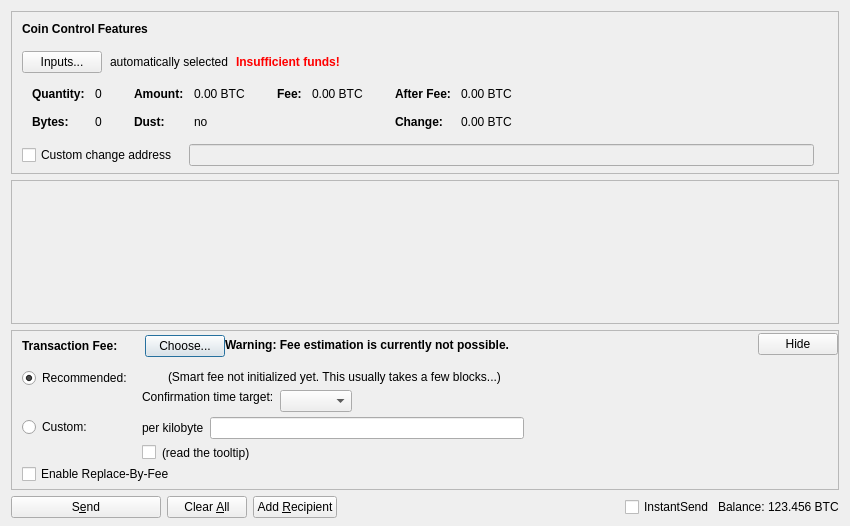
<?xml version="1.0" encoding="UTF-8"?>
<ui version="4.0">
 <class>SendCoinsDialog</class>
 <widget class="QDialog" name="SendCoinsDialog">
  <property name="geometry">
   <rect>
    <x>0</x>
    <y>0</y>
    <width>850</width>
    <height>526</height>
   </rect>
  </property>
  <property name="windowTitle">
   <string>Send Coins</string>
  </property>
  <layout class="QVBoxLayout" name="verticalLayout" stretch="0,1,0,0">
   <property name="bottomMargin">
    <number>8</number>
   </property>
   <item>
    <widget class="QFrame" name="frameCoinControl">
     <property name="sizePolicy">
      <sizepolicy hsizetype="Expanding" vsizetype="Expanding">
       <horstretch>0</horstretch>
       <verstretch>0</verstretch>
      </sizepolicy>
     </property>
     <property name="maximumSize">
      <size>
       <width>16777215</width>
       <height>16777215</height>
      </size>
     </property>
     <property name="frameShape">
      <enum>QFrame::StyledPanel</enum>
     </property>
     <property name="frameShadow">
      <enum>QFrame::Sunken</enum>
     </property>
     <layout class="QVBoxLayout" name="verticalLayoutCoinControl2">
      <property name="spacing">
       <number>0</number>
      </property>
      <property name="leftMargin">
       <number>0</number>
      </property>
      <property name="topMargin">
       <number>0</number>
      </property>
      <property name="rightMargin">
       <number>0</number>
      </property>
      <property name="bottomMargin">
       <number>6</number>
      </property>
      <item>
       <layout class="QVBoxLayout" name="verticalLayoutCoinControl" stretch="0,0,0,0,1">
        <property name="spacing">
         <number>0</number>
        </property>
        <property name="leftMargin">
         <number>10</number>
        </property>
        <property name="topMargin">
         <number>10</number>
        </property>
        <item>
         <layout class="QHBoxLayout" name="horizontalLayoutCoinControl1">
          <property name="bottomMargin">
           <number>15</number>
          </property>
          <item>
           <widget class="QLabel" name="labelCoinControlFeatures">
            <property name="sizePolicy">
             <sizepolicy hsizetype="Preferred" vsizetype="Maximum">
              <horstretch>0</horstretch>
              <verstretch>0</verstretch>
             </sizepolicy>
            </property>
            <property name="font">
             <font>
              <weight>75</weight>
              <bold>true</bold>
             </font>
            </property>
            <property name="styleSheet">
             <string notr="true">font-weight:bold;</string>
            </property>
            <property name="text">
             <string>Coin Control Features</string>
            </property>
           </widget>
          </item>
         </layout>
        </item>
        <item>
         <layout class="QHBoxLayout" name="horizontalLayoutCoinControl2" stretch="0,0,0,0">
          <property name="spacing">
           <number>8</number>
          </property>
          <property name="bottomMargin">
           <number>10</number>
          </property>
          <item>
           <widget class="QPushButton" name="pushButtonCoinControl">
            <property name="styleSheet">
             <string notr="true"/>
            </property>
            <property name="text">
             <string>Inputs...</string>
            </property>
            <property name="autoDefault">
             <bool>false</bool>
            </property>
           </widget>
          </item>
          <item>
           <widget class="QLabel" name="labelCoinControlAutomaticallySelected">
            <property name="text">
             <string>automatically selected</string>
            </property>
            <property name="margin">
             <number>5</number>
            </property>
           </widget>
          </item>
          <item>
           <widget class="QLabel" name="labelCoinControlInsuffFunds">
            <property name="font">
             <font>
              <weight>75</weight>
              <bold>true</bold>
             </font>
            </property>
            <property name="styleSheet">
             <string notr="true">color:red;font-weight:bold;</string>
            </property>
            <property name="text">
             <string>Insufficient funds!</string>
            </property>
            <property name="margin">
             <number>5</number>
            </property>
           </widget>
          </item>
          <item>
           <spacer name="horizontalSpacerCoinControl">
            <property name="orientation">
             <enum>Qt::Horizontal</enum>
            </property>
            <property name="sizeHint" stdset="0">
             <size>
              <width>40</width>
              <height>1</height>
             </size>
            </property>
           </spacer>
          </item>
         </layout>
        </item>
        <item>
         <widget class="QWidget" name="widgetCoinControl" native="true">
          <property name="sizePolicy">
           <sizepolicy hsizetype="Preferred" vsizetype="Preferred">
            <horstretch>0</horstretch>
            <verstretch>0</verstretch>
           </sizepolicy>
          </property>
          <property name="minimumSize">
           <size>
            <width>0</width>
            <height>0</height>
           </size>
          </property>
          <property name="styleSheet">
           <string notr="true"/>
          </property>
          <layout class="QHBoxLayout" name="horizontalLayoutCoinControl5">
           <property name="leftMargin">
            <number>0</number>
           </property>
           <property name="topMargin">
            <number>0</number>
           </property>
           <property name="rightMargin">
            <number>0</number>
           </property>
           <property name="bottomMargin">
            <number>0</number>
           </property>
           <item>
            <layout class="QHBoxLayout" name="horizontalLayoutCoinControl3" stretch="0,0,0,1">
             <property name="spacing">
              <number>20</number>
             </property>
             <property name="topMargin">
              <number>0</number>
             </property>
             <property name="bottomMargin">
              <number>10</number>
             </property>
             <item>
              <layout class="QFormLayout" name="formLayoutCoinControl1">
               <property name="horizontalSpacing">
                <number>10</number>
               </property>
               <property name="verticalSpacing">
                <number>14</number>
               </property>
               <property name="leftMargin">
                <number>10</number>
               </property>
               <property name="topMargin">
                <number>4</number>
               </property>
               <property name="rightMargin">
                <number>6</number>
               </property>
               <item row="0" column="0">
                <widget class="QLabel" name="labelCoinControlQuantityText">
                 <property name="font">
                  <font>
                   <weight>75</weight>
                   <bold>true</bold>
                  </font>
                 </property>
                 <property name="text">
                  <string>Quantity:</string>
                 </property>
                 <property name="margin">
                  <number>0</number>
                 </property>
                </widget>
               </item>
               <item row="0" column="1">
                <widget class="QLabel" name="labelCoinControlQuantity">
                 <property name="cursor">
                  <cursorShape>IBeamCursor</cursorShape>
                 </property>
                 <property name="contextMenuPolicy">
                  <enum>Qt::ActionsContextMenu</enum>
                 </property>
                 <property name="text">
                  <string notr="true">0</string>
                 </property>
                 <property name="margin">
                  <number>0</number>
                 </property>
                 <property name="textInteractionFlags">
                  <set>Qt::LinksAccessibleByMouse|Qt::TextSelectableByKeyboard|Qt::TextSelectableByMouse</set>
                 </property>
                </widget>
               </item>
               <item row="1" column="0">
                <widget class="QLabel" name="labelCoinControlBytesText">
                 <property name="font">
                  <font>
                   <weight>75</weight>
                   <bold>true</bold>
                  </font>
                 </property>
                 <property name="text">
                  <string>Bytes:</string>
                 </property>
                </widget>
               </item>
               <item row="1" column="1">
                <widget class="QLabel" name="labelCoinControlBytes">
                 <property name="cursor">
                  <cursorShape>IBeamCursor</cursorShape>
                 </property>
                 <property name="contextMenuPolicy">
                  <enum>Qt::ActionsContextMenu</enum>
                 </property>
                 <property name="text">
                  <string notr="true">0</string>
                 </property>
                 <property name="textInteractionFlags">
                  <set>Qt::LinksAccessibleByMouse|Qt::TextSelectableByKeyboard|Qt::TextSelectableByMouse</set>
                 </property>
                </widget>
               </item>
              </layout>
             </item>
             <item>
              <layout class="QFormLayout" name="formLayoutCoinControl2">
               <property name="horizontalSpacing">
                <number>10</number>
               </property>
               <property name="verticalSpacing">
                <number>14</number>
               </property>
               <property name="leftMargin">
                <number>6</number>
               </property>
               <property name="topMargin">
                <number>4</number>
               </property>
               <property name="rightMargin">
                <number>6</number>
               </property>
               <item row="0" column="0">
                <widget class="QLabel" name="labelCoinControlAmountText">
                 <property name="font">
                  <font>
                   <weight>75</weight>
                   <bold>true</bold>
                  </font>
                 </property>
                 <property name="text">
                  <string>Amount:</string>
                 </property>
                 <property name="margin">
                  <number>0</number>
                 </property>
                </widget>
               </item>
               <item row="0" column="1">
                <widget class="QLabel" name="labelCoinControlAmount">
                 <property name="cursor">
                  <cursorShape>IBeamCursor</cursorShape>
                 </property>
                 <property name="contextMenuPolicy">
                  <enum>Qt::ActionsContextMenu</enum>
                 </property>
                 <property name="text">
                  <string notr="true">0.00 BTC</string>
                 </property>
                 <property name="textInteractionFlags">
                  <set>Qt::LinksAccessibleByMouse|Qt::TextSelectableByKeyboard|Qt::TextSelectableByMouse</set>
                 </property>
                </widget>
               </item>
               <item row="1" column="0">
                <widget class="QLabel" name="labelCoinControlLowOutputText">
                 <property name="font">
                  <font>
                   <weight>75</weight>
                   <bold>true</bold>
                  </font>
                 </property>
                 <property name="text">
                  <string>Dust:</string>
                 </property>
                </widget>
               </item>
               <item row="1" column="1">
                <widget class="QLabel" name="labelCoinControlLowOutput">
                 <property name="cursor">
                  <cursorShape>IBeamCursor</cursorShape>
                 </property>
                 <property name="contextMenuPolicy">
                  <enum>Qt::ActionsContextMenu</enum>
                 </property>
                 <property name="text">
                  <string notr="true">no</string>
                 </property>
                 <property name="textInteractionFlags">
                  <set>Qt::LinksAccessibleByMouse|Qt::TextSelectableByKeyboard|Qt::TextSelectableByMouse</set>
                 </property>
                </widget>
               </item>
              </layout>
             </item>
             <item>
              <layout class="QFormLayout" name="formLayoutCoinControl3">
               <property name="horizontalSpacing">
                <number>10</number>
               </property>
               <property name="verticalSpacing">
                <number>14</number>
               </property>
               <property name="leftMargin">
                <number>6</number>
               </property>
               <property name="topMargin">
                <number>4</number>
               </property>
               <property name="rightMargin">
                <number>6</number>
               </property>
               <item row="0" column="0">
                <widget class="QLabel" name="labelCoinControlFeeText">
                 <property name="font">
                  <font>
                   <weight>75</weight>
                   <bold>true</bold>
                  </font>
                 </property>
                 <property name="text">
                  <string>Fee:</string>
                 </property>
                 <property name="margin">
                  <number>0</number>
                 </property>
                </widget>
               </item>
               <item row="0" column="1">
                <widget class="QLabel" name="labelCoinControlFee">
                 <property name="cursor">
                  <cursorShape>IBeamCursor</cursorShape>
                 </property>
                 <property name="contextMenuPolicy">
                  <enum>Qt::ActionsContextMenu</enum>
                 </property>
                 <property name="text">
                  <string notr="true">0.00 BTC</string>
                 </property>
                 <property name="textInteractionFlags">
                  <set>Qt::LinksAccessibleByMouse|Qt::TextSelectableByKeyboard|Qt::TextSelectableByMouse</set>
                 </property>
                </widget>
               </item>
              </layout>
             </item>
             <item>
              <layout class="QFormLayout" name="formLayoutCoinControl4">
               <property name="horizontalSpacing">
                <number>10</number>
               </property>
               <property name="verticalSpacing">
                <number>14</number>
               </property>
               <property name="leftMargin">
                <number>6</number>
               </property>
               <property name="topMargin">
                <number>4</number>
               </property>
               <property name="rightMargin">
                <number>6</number>
               </property>
               <item row="0" column="0">
                <widget class="QLabel" name="labelCoinControlAfterFeeText">
                 <property name="font">
                  <font>
                   <weight>75</weight>
                   <bold>true</bold>
                  </font>
                 </property>
                 <property name="text">
                  <string>After Fee:</string>
                 </property>
                 <property name="margin">
                  <number>0</number>
                 </property>
                </widget>
               </item>
               <item row="0" column="1">
                <widget class="QLabel" name="labelCoinControlAfterFee">
                 <property name="cursor">
                  <cursorShape>IBeamCursor</cursorShape>
                 </property>
                 <property name="contextMenuPolicy">
                  <enum>Qt::ActionsContextMenu</enum>
                 </property>
                 <property name="text">
                  <string notr="true">0.00 BTC</string>
                 </property>
                 <property name="textInteractionFlags">
                  <set>Qt::LinksAccessibleByMouse|Qt::TextSelectableByKeyboard|Qt::TextSelectableByMouse</set>
                 </property>
                </widget>
               </item>
               <item row="1" column="0">
                <widget class="QLabel" name="labelCoinControlChangeText">
                 <property name="font">
                  <font>
                   <weight>75</weight>
                   <bold>true</bold>
                  </font>
                 </property>
                 <property name="text">
                  <string>Change:</string>
                 </property>
                </widget>
               </item>
               <item row="1" column="1">
                <widget class="QLabel" name="labelCoinControlChange">
                 <property name="cursor">
                  <cursorShape>IBeamCursor</cursorShape>
                 </property>
                 <property name="contextMenuPolicy">
                  <enum>Qt::ActionsContextMenu</enum>
                 </property>
                 <property name="text">
                  <string notr="true">0.00 BTC</string>
                 </property>
                 <property name="textInteractionFlags">
                  <set>Qt::LinksAccessibleByMouse|Qt::TextSelectableByKeyboard|Qt::TextSelectableByMouse</set>
                 </property>
                </widget>
               </item>
              </layout>
             </item>
            </layout>
           </item>
          </layout>
         </widget>
        </item>
        <item>
         <layout class="QHBoxLayout" name="horizontalLayoutCoinControl4" stretch="0,0,0">
          <property name="spacing">
           <number>12</number>
          </property>
          <property name="sizeConstraint">
           <enum>QLayout::SetDefaultConstraint</enum>
          </property>
          <property name="topMargin">
           <number>5</number>
          </property>
          <property name="rightMargin">
           <number>5</number>
          </property>
          <item>
           <widget class="QCheckBox" name="checkBoxCoinControlChange">
            <property name="toolTip">
             <string>If this is activated, but the change address is empty or invalid, change will be sent to a newly generated address.</string>
            </property>
            <property name="text">
             <string>Custom change address</string>
            </property>
           </widget>
          </item>
          <item>
           <widget class="QValidatedLineEdit" name="lineEditCoinControlChange">
            <property name="enabled">
             <bool>false</bool>
            </property>
            <property name="sizePolicy">
             <sizepolicy hsizetype="Expanding" vsizetype="Fixed">
              <horstretch>0</horstretch>
              <verstretch>0</verstretch>
             </sizepolicy>
            </property>
           </widget>
          </item>
          <item>
           <widget class="QLabel" name="labelCoinControlChangeLabel">
            <property name="sizePolicy">
             <sizepolicy hsizetype="Preferred" vsizetype="Expanding">
              <horstretch>0</horstretch>
              <verstretch>0</verstretch>
             </sizepolicy>
            </property>
            <property name="minimumSize">
             <size>
              <width>0</width>
              <height>0</height>
             </size>
            </property>
            <property name="text">
             <string/>
            </property>
            <property name="margin">
             <number>3</number>
            </property>
           </widget>
          </item>
         </layout>
        </item>
        <item>
         <spacer name="verticalSpacerCoinControl">
          <property name="orientation">
           <enum>Qt::Vertical</enum>
          </property>
          <property name="sizeHint" stdset="0">
           <size>
            <width>800</width>
            <height>1</height>
           </size>
          </property>
         </spacer>
        </item>
       </layout>
      </item>
     </layout>
    </widget>
   </item>
   <item>
    <widget class="QScrollArea" name="scrollArea">
     <property name="widgetResizable">
      <bool>true</bool>
     </property>
     <widget class="QWidget" name="scrollAreaWidgetContents">
      <property name="geometry">
       <rect>
        <x>0</x>
        <y>0</y>
        <width>830</width>
        <height>104</height>
       </rect>
      </property>
      <layout class="QVBoxLayout" name="verticalLayout_2" stretch="0,1">
       <property name="leftMargin">
        <number>0</number>
       </property>
       <property name="topMargin">
        <number>0</number>
       </property>
       <property name="rightMargin">
        <number>0</number>
       </property>
       <property name="bottomMargin">
        <number>0</number>
       </property>
       <item>
        <layout class="QVBoxLayout" name="entries">
         <property name="spacing">
          <number>6</number>
         </property>
        </layout>
       </item>
       <item>
        <spacer name="verticalSpacer">
         <property name="orientation">
          <enum>Qt::Vertical</enum>
         </property>
         <property name="sizeHint" stdset="0">
          <size>
           <width>20</width>
           <height>40</height>
          </size>
         </property>
        </spacer>
       </item>
      </layout>
     </widget>
    </widget>
   </item>
   <item>
    <widget class="QFrame" name="frameFee">
     <property name="sizePolicy">
      <sizepolicy hsizetype="Expanding" vsizetype="Expanding">
       <horstretch>0</horstretch>
       <verstretch>0</verstretch>
      </sizepolicy>
     </property>
     <property name="maximumSize">
      <size>
       <width>16777215</width>
       <height>16777215</height>
      </size>
     </property>
     <property name="frameShape">
      <enum>QFrame::StyledPanel</enum>
     </property>
     <property name="frameShadow">
      <enum>QFrame::Sunken</enum>
     </property>
     <layout class="QVBoxLayout" name="verticalLayoutFee1">
      <property name="spacing">
       <number>0</number>
      </property>
      <property name="leftMargin">
       <number>0</number>
      </property>
      <property name="topMargin">
       <number>0</number>
      </property>
      <property name="rightMargin">
       <number>0</number>
      </property>
      <property name="bottomMargin">
       <number>0</number>
      </property>
      <item>
       <layout class="QVBoxLayout" name="verticalLayoutFee2" stretch="0,0,0">
        <property name="spacing">
         <number>0</number>
        </property>
        <property name="leftMargin">
         <number>10</number>
        </property>
        <property name="topMargin">
         <number>0</number>
        </property>
        <item>
         <layout class="QHBoxLayout" name="horizontalLayoutFee1">
          <property name="bottomMargin">
           <number>0</number>
          </property>
          <item>
           <layout class="QVBoxLayout" name="verticalLayoutFee7">
            <property name="spacing">
             <number>0</number>
            </property>
            <item>
             <spacer name="verticalSpacerSmartFee">
              <property name="orientation">
               <enum>Qt::Vertical</enum>
              </property>
              <property name="sizeType">
               <enum>QSizePolicy::Fixed</enum>
              </property>
              <property name="sizeHint" stdset="0">
               <size>
                <width>1</width>
                <height>4</height>
               </size>
              </property>
             </spacer>
            </item>
            <item>
             <layout class="QHBoxLayout" name="horizontalLayoutSmartFee">
              <property name="spacing">
               <number>10</number>
              </property>
              <item>
               <widget class="QLabel" name="labelFeeHeadline">
                <property name="sizePolicy">
                 <sizepolicy hsizetype="Preferred" vsizetype="Maximum">
                  <horstretch>0</horstretch>
                  <verstretch>0</verstretch>
                 </sizepolicy>
                </property>
                <property name="font">
                 <font>
                  <weight>75</weight>
                  <bold>true</bold>
                 </font>
                </property>
                <property name="styleSheet">
                 <string notr="true">font-weight:bold;</string>
                </property>
                <property name="text">
                 <string>Transaction Fee:</string>
                </property>
               </widget>
              </item>
              <item>
               <widget class="QLabel" name="labelFeeMinimized">
                <property name="text">
                 <string/>
                </property>
               </widget>
              </item>
              <item>
               <widget class="QPushButton" name="buttonChooseFee">
                <property name="text">
                 <string>Choose...</string>
                </property>
               </widget>
              </item>
             </layout>
            </item>
            <item>
             <spacer name="verticalSpacer_5">
              <property name="orientation">
               <enum>Qt::Vertical</enum>
              </property>
              <property name="sizeHint" stdset="0">
               <size>
                <width>1</width>
                <height>1</height>
               </size>
              </property>
             </spacer>
            </item>
           </layout>
          </item>
          <item>
           <widget class="QLabel" name="fallbackFeeWarningLabel">
            <property name="toolTip">
             <string>Using the fallbackfee can result in sending a transaction that will take several hours or days (or never) to confirm. Consider choosing your fee manually or wait until you have validated the complete chain.</string>
            </property>
            <property name="font">
            <font>
                <weight>75</weight>
                <bold>true</bold>
            </font>
            </property>
            <property name="text">
             <string>Warning: Fee estimation is currently not possible.</string>
            </property>
            <property name="wordWrap">
             <bool>false</bool>
            </property>
           </widget>
          </item>
          <item>
           <spacer name="horizontalSpacer_4">
            <property name="orientation">
             <enum>Qt::Horizontal</enum>
            </property>
            <property name="sizeType">
             <enum>QSizePolicy::MinimumExpanding</enum>
            </property>
            <property name="sizeHint" stdset="0">
             <size>
              <width>40</width>
              <height>20</height>
             </size>
            </property>
           </spacer>
          </item>
          <item>
           <widget class="QPushButton" name="buttonMinimizeFee">
            <property name="toolTip">
             <string>collapse fee-settings</string>
            </property>
            <property name="text">
             <string>Hide</string>
            </property>
           </widget>
          </item>
         </layout>
        </item>
        <item>
         <widget class="QFrame" name="frameFeeSelection">
          <layout class="QVBoxLayout" name="verticalLayoutFee12">
           <property name="spacing">
            <number>0</number>
           </property>
           <property name="leftMargin">
            <number>0</number>
           </property>
           <property name="topMargin">
            <number>0</number>
           </property>
           <property name="rightMargin">
            <number>0</number>
           </property>
           <property name="bottomMargin">
            <number>0</number>
           </property>
           <item>
            <layout class="QGridLayout" name="gridLayoutFee">
             <property name="topMargin">
              <number>10</number>
             </property>
             <property name="bottomMargin">
              <number>4</number>
             </property>
             <property name="horizontalSpacing">
              <number>10</number>
             </property>
             <property name="verticalSpacing">
              <number>4</number>
             </property>
             <item row="1" column="1">
              <layout class="QVBoxLayout" name="verticalLayoutFee8">
               <property name="spacing">
                <number>6</number>
               </property>
               <item>
                <layout class="QHBoxLayout" name="horizontalLayoutFee13">
                 <item>
                  <widget class="QLabel" name="labelCustomPerKilobyte">
                   <property name="toolTip">
                    <string>If the custom fee is set to 1000 satoshis and the transaction is only 250 bytes, then &quot;per kilobyte&quot; only pays 250 satoshis in fee, while &quot;total at least&quot; pays 1000 satoshis. For transactions bigger than a kilobyte both pay by kilobyte.</string>
                   </property>
                   <property name="text">
                    <string>per kilobyte</string>
                   </property>
                  </widget>
                 </item>
                 <item>
                  <widget class="BitcoinAmountField" name="customFee"/>
                 </item>
                 <item>
                  <spacer name="horizontalSpacer_6">
                   <property name="orientation">
                    <enum>Qt::Horizontal</enum>
                   </property>
                   <property name="sizeHint" stdset="0">
                    <size>
                     <width>1</width>
                     <height>1</height>
                    </size>
                   </property>
                  </spacer>
                 </item>
                </layout>
               </item>
               <item>
                <layout class="QHBoxLayout" name="horizontalLayoutFee8">
                 <item>
                  <widget class="QCheckBox" name="checkBoxMinimumFee">
                   <property name="toolTip">
                    <string>Paying only the minimum fee is just fine as long as there is less transaction volume than space in the blocks. But be aware that this can end up in a never confirming transaction once there is more demand for huntcoin transactions than the network can process.</string>
                   </property>
                   <property name="text">
                    <string/>
                   </property>
                  </widget>
                 </item>
                 <item>
                  <widget class="QLabel" name="labelMinFeeWarning">
                   <property name="enabled">
                    <bool>true</bool>
                   </property>
                   <property name="toolTip">
                    <string>Paying only the minimum fee is just fine as long as there is less transaction volume than space in the blocks. But be aware that this can end up in a never confirming transaction once there is more demand for huntcoin transactions than the network can process.</string>
                   </property>
                   <property name="text">
                    <string>(read the tooltip)</string>
                   </property>
                   <property name="margin">
                    <number>5</number>
                   </property>
                  </widget>
                 </item>
                 <item>
                  <spacer name="horizontalSpacer_2">
                   <property name="orientation">
                    <enum>Qt::Horizontal</enum>
                   </property>
                   <property name="sizeHint" stdset="0">
                    <size>
                     <width>1</width>
                     <height>1</height>
                    </size>
                   </property>
                  </spacer>
                 </item>
                </layout>
               </item>
              </layout>
             </item>
             <item row="0" column="0">
              <layout class="QVBoxLayout" name="verticalLayoutFee4" stretch="0,1">
               <item>
                <widget class="QRadioButton" name="radioSmartFee">
                 <property name="text">
                  <string>Recommended:</string>
                 </property>
                 <property name="checked">
                  <bool>true</bool>
                 </property>
                 <attribute name="buttonGroup">
                  <string notr="true">groupFee</string>
                 </attribute>
                </widget>
               </item>
               <item>
                <spacer name="verticalSpacer_2">
                 <property name="orientation">
                  <enum>Qt::Vertical</enum>
                 </property>
                 <property name="sizeHint" stdset="0">
                  <size>
                   <width>1</width>
                   <height>1</height>
                  </size>
                 </property>
                </spacer>
               </item>
              </layout>
             </item>
             <item row="1" column="0">
              <layout class="QVBoxLayout" name="verticalLayoutFee9" stretch="0,1">
               <item>
                <widget class="QRadioButton" name="radioCustomFee">
                 <property name="text">
                  <string>Custom:</string>
                 </property>
                 <attribute name="buttonGroup">
                  <string notr="true">groupFee</string>
                 </attribute>
                </widget>
               </item>
               <item>
                <spacer name="verticalSpacer_6">
                 <property name="orientation">
                  <enum>Qt::Vertical</enum>
                 </property>
                 <property name="sizeHint" stdset="0">
                  <size>
                   <width>1</width>
                   <height>1</height>
                  </size>
                 </property>
                </spacer>
               </item>
              </layout>
             </item>
             <item row="0" column="1">
              <layout class="QVBoxLayout" name="verticalLayoutFee3" stretch="0,0,1">
               <property name="spacing">
                <number>6</number>
               </property>
               <property name="topMargin">
                <number>2</number>
               </property>
               <item>
                <layout class="QHBoxLayout" name="horizontalLayoutFee12">
                 <item>
                  <widget class="QLabel" name="labelSmartFee">
                   <property name="text">
                    <string/>
                   </property>
                   <property name="margin">
                    <number>2</number>
                   </property>
                  </widget>
                 </item>
                 <item>
                  <widget class="QLabel" name="labelFeeEstimation">
                   <property name="text">
                    <string/>
                   </property>
                  </widget>
                 </item>
                 <item>
                  <widget class="QLabel" name="labelSmartFee2">
                   <property name="text">
                    <string>(Smart fee not initialized yet. This usually takes a few blocks...)</string>
                   </property>
                   <property name="margin">
                    <number>2</number>
                   </property>
                  </widget>
                 </item>
                 <item>
                  <spacer name="horizontalSpacer_5">
                   <property name="orientation">
                    <enum>Qt::Horizontal</enum>
                   </property>
                   <property name="sizeHint" stdset="0">
                    <size>
                     <width>1</width>
                     <height>1</height>
                    </size>
                   </property>
                  </spacer>
                 </item>
                </layout>
               </item>
               <item>
                <layout class="QHBoxLayout" name="horizontalLayoutFee9">
                 <item>
                  <layout class="QVBoxLayout" name="verticalLayoutFee6">
                   <item>
                    <widget class="QLabel" name="labelSmartFee3">
                     <property name="text">
                      <string>Confirmation time target:</string>
                     </property>
                     <property name="margin">
                      <number>2</number>
                     </property>
                    </widget>
                   </item>
                   <item>
                    <spacer name="verticalSpacer_3">
                     <property name="orientation">
                      <enum>Qt::Vertical</enum>
                     </property>
                     <property name="sizeHint" stdset="0">
                      <size>
                       <width>1</width>
                       <height>1</height>
                      </size>
                     </property>
                    </spacer>
                   </item>
                  </layout>
                 </item>
                 <item>
                  <layout class="QVBoxLayout" name="verticalLayoutFee5">
                   <property name="rightMargin">
                    <number>30</number>
                   </property>
                   <item>
                    <layout class="QHBoxLayout" name="horizontalLayoutConfTarget">
                     <property name="bottomMargin">
                      <number>0</number>
                     </property>
                     <item>
                      <widget class="QComboBox" name="confTargetSelector"/>
                     </item>
                     <item>
                      <spacer name="horizontalSpacerConfTarget">
                       <property name="orientation">
                        <enum>Qt::Horizontal</enum>
                       </property>
                       <property name="sizeHint" stdset="0">
                        <size>
                         <width>40</width>
                         <height>20</height>
                        </size>
                       </property>
                      </spacer>
                     </item>
                    </layout>
                   </item>
                  </layout>
                 </item>
                </layout>
               </item>
               <item>
                <spacer name="verticalSpacer_4">
                 <property name="orientation">
                  <enum>Qt::Vertical</enum>
                 </property>
                 <property name="sizeHint" stdset="0">
                  <size>
                   <width>1</width>
                   <height>1</height>
                  </size>
                 </property>
                </spacer>
               </item>
              </layout>
             </item>
            </layout>
           </item>
           <item>
            <widget class="QCheckBox" name="optInRBF">
             <property name="text">
              <string>Enable Replace-By-Fee</string>
             </property>
             <property name="toolTip">
              <string>With Replace-By-Fee (BIP-125) you can increase a transaction's fee after it is sent. Without this, a higher fee may be recommended to compensate for increased transaction delay risk.</string>
             </property>
            </widget>
           </item>
          </layout>
         </widget>
        </item>
        <item>
         <spacer name="verticalSpacerFee">
          <property name="orientation">
           <enum>Qt::Vertical</enum>
          </property>
          <property name="sizeHint" stdset="0">
           <size>
            <width>40</width>
            <height>5</height>
           </size>
          </property>
         </spacer>
        </item>
       </layout>
      </item>
     </layout>
    </widget>
   </item>
   <item>
    <layout class="QHBoxLayout" name="horizontalLayout">
     <item>
      <widget class="QPushButton" name="sendButton">
       <property name="minimumSize">
        <size>
         <width>150</width>
         <height>0</height>
        </size>
       </property>
       <property name="toolTip">
        <string>Confirm the send action</string>
       </property>
       <property name="text">
        <string>S&amp;end</string>
       </property>
       <property name="icon">
        <iconset resource="../bitcoin.qrc">
         <normaloff>:/icons/send</normaloff>:/icons/send</iconset>
       </property>
       <property name="autoDefault">
        <bool>false</bool>
       </property>
       <property name="default">
        <bool>false</bool>
       </property>
      </widget>
     </item>
     <item>
      <widget class="QPushButton" name="clearButton">
       <property name="sizePolicy">
        <sizepolicy hsizetype="Minimum" vsizetype="Fixed">
         <horstretch>0</horstretch>
         <verstretch>0</verstretch>
        </sizepolicy>
       </property>
       <property name="toolTip">
        <string>Clear all fields of the form.</string>
       </property>
       <property name="text">
        <string>Clear &amp;All</string>
       </property>
       <property name="icon">
        <iconset resource="../bitcoin.qrc">
         <normaloff>:/icons/remove</normaloff>:/icons/remove</iconset>
       </property>
       <property name="autoDefault">
        <bool>false</bool>
       </property>
      </widget>
     </item>
     <item>
      <widget class="QPushButton" name="addButton">
       <property name="toolTip">
        <string>Send to multiple recipients at once</string>
       </property>
       <property name="text">
        <string>Add &amp;Recipient</string>
       </property>
       <property name="icon">
        <iconset resource="../bitcoin.qrc">
         <normaloff>:/icons/add</normaloff>:/icons/add</iconset>
       </property>
       <property name="autoDefault">
        <bool>false</bool>
       </property>
      </widget>
     </item>
     <item>
      <spacer name="horizontalSpacer">
       <property name="orientation">
        <enum>Qt::Horizontal</enum>
       </property>
       <property name="sizeHint" stdset="0">
        <size>
         <width>40</width>
         <height>20</height>
        </size>
       </property>
      </spacer>
     </item>
     <item>
      <layout class="QHBoxLayout" name="horizontalLayout_2">
       <property name="spacing">
        <number>3</number>
       </property>
       <item>
        <widget class="QCheckBox" name="checkUseInstantSend">
         <property name="enabled">
          <bool>true</bool>
         </property>
         <property name="minimumSize">
          <size>
           <width>85</width>
           <height>0</height>
          </size>
         </property>
         <property name="text">
          <string>InstantSend</string>
         </property>
        </widget>
       </item>
       <item>
        <widget class="QLabel" name="label">
         <property name="sizePolicy">
          <sizepolicy hsizetype="Preferred" vsizetype="Fixed">
           <horstretch>0</horstretch>
           <verstretch>0</verstretch>
          </sizepolicy>
         </property>
         <property name="text">
          <string>Balance:</string>
         </property>
        </widget>
       </item>
       <item>
        <widget class="QLabel" name="labelBalance">
         <property name="sizePolicy">
          <sizepolicy hsizetype="Preferred" vsizetype="Fixed">
           <horstretch>0</horstretch>
           <verstretch>0</verstretch>
          </sizepolicy>
         </property>
         <property name="cursor">
          <cursorShape>IBeamCursor</cursorShape>
         </property>
         <property name="text">
          <string notr="true">123.456 BTC</string>
         </property>
         <property name="textInteractionFlags">
          <set>Qt::LinksAccessibleByMouse|Qt::TextSelectableByKeyboard|Qt::TextSelectableByMouse</set>
         </property>
        </widget>
       </item>
      </layout>
     </item>
    </layout>
   </item>
  </layout>
 </widget>
 <customwidgets>
  <customwidget>
   <class>QValidatedLineEdit</class>
   <extends>QLineEdit</extends>
   <header>qt/qvalidatedlineedit.h</header>
  </customwidget>
  <customwidget>
   <class>BitcoinAmountField</class>
   <extends>QLineEdit</extends>
   <header>qt/bitcoinamountfield.h</header>
   <container>1</container>
  </customwidget>
 </customwidgets>
 <resources>
  <include location="../bitcoin.qrc"/>
 </resources>
 <connections/>
 <buttongroups>
  <buttongroup name="groupFee"/>
 </buttongroups>
</ui>
